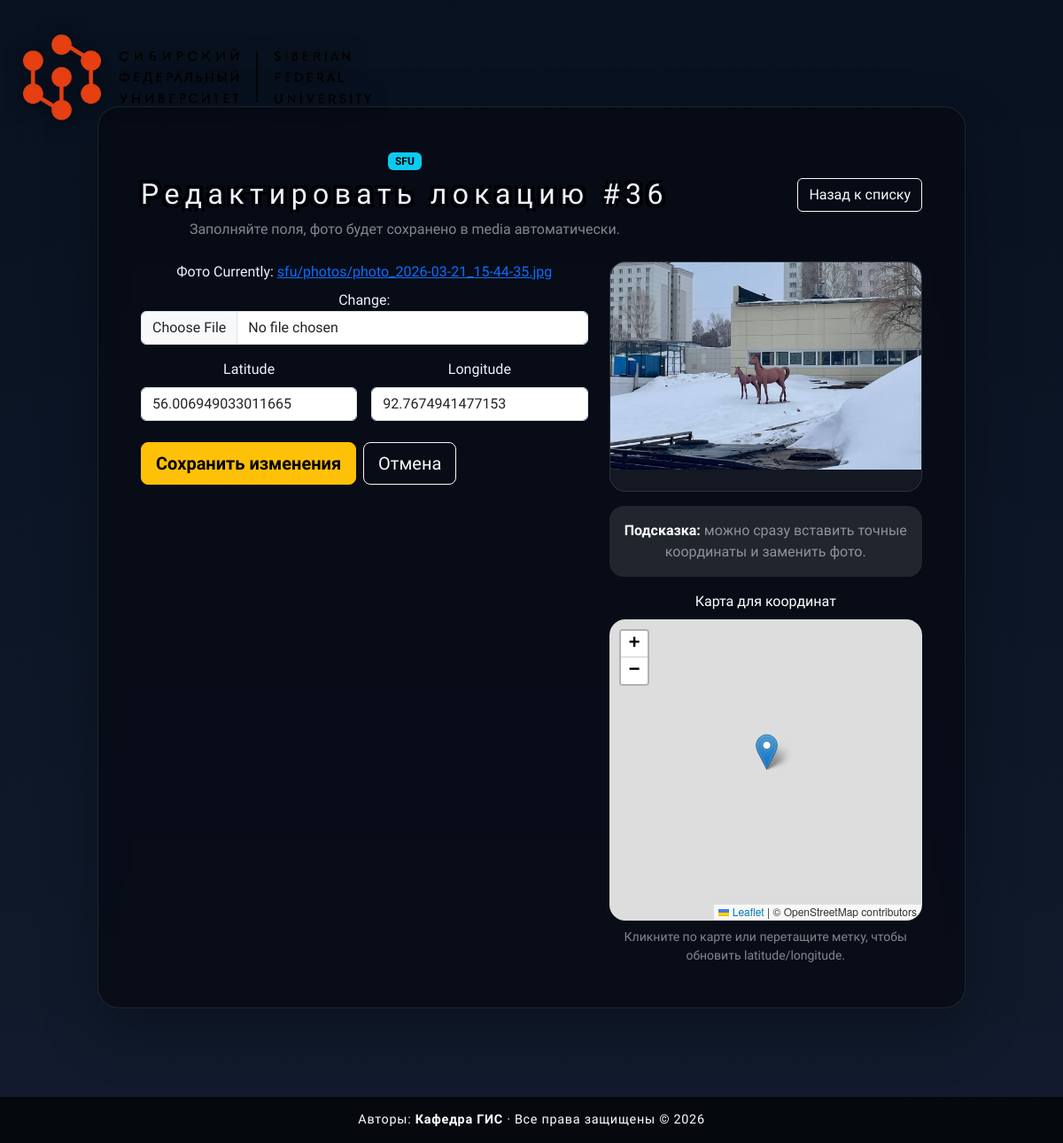
The page /locations/sfu/36/edit/ on the database its author committed.
### mainpage/models.py (models this page shows, shortened)
class SfuLocation(models.Model):
    photo = models.ImageField(upload_to='sfu/photos/')  # фото места
    latitude = models.FloatField()  # широта
    longitude = models.FloatField()  # долгота

### mainpage/views.py (the view)
# urls.py: path('locations/<str:location_type>/<int:pk>/edit/', views.location_edit, name='location_edit'),
def location_edit(request, location_type, pk):
    location_type, config = _get_location_config(location_type)
    obj = get_object_or_404(config['model'], pk=pk)
    if request.method == 'POST':
        form = config['form'](request.POST, request.FILES, instance=obj)
        if form.is_valid():
            form.save()
            return redirect('location_dashboard')
    else:
        form = config['form'](instance=obj)
    return render(request, 'mainpage/location_form.html', {
        'form': form,
        'location_type_form': LocationTypeForm(initial={'location_type': location_type}),
        'location_type': location_type,
        'location_label': config['label'],
        'page_title': f'Редактировать локацию #{obj.pk}',
        'submit_label': 'Сохранить изменения',
        'is_edit': True,
        'object': obj,
    })

### mainpage/forms.py
class SfuLocationForm(BaseLocationForm):
    class Meta(BaseLocationForm.Meta):
        model = SfuLocation

class LocationTypeForm(forms.Form):
    location_type = forms.ChoiceField(
        choices=(
            ('sfu', 'SFU'),
            ('kras', 'Kras'),
        ),
        widget=forms.Select(attrs={'class': 'form-select'}),
        label='Тип локации',
    )

### mainpage/views.py (called while the page is built)
def _normalize_location_type(value):
    value = (value or 'sfu').strip().lower()
    return value if value in LOCATION_CONFIG else 'sfu'

def _get_location_config(location_type):
    normalized = _normalize_location_type(location_type)
    return normalized, LOCATION_CONFIG[normalized]

### mainpage/templates/mainpage/location_form.html (shortened to what this page needs)
{% load static %}
<!DOCTYPE html>
<html lang="ru">
<head>
    <link rel="stylesheet" href="https://cdn.jsdelivr.net/npm/bootstrap@5.3.3/dist/css/bootstrap.min.css">
    <link rel="stylesheet" href="{% static 'mainpage/style.css' %}">
    <link rel="stylesheet" href="https://unpkg.com/leaflet@1.9.4/dist/leaflet.css">
</head>
<body class="page-location-form">
    {% include 'mainpage/_institute_logo.html' %}
    <div class="form-shell">
        <div class="glass-card p-4 p-lg-5">
            <div class="d-flex flex-wrap justify-content-between align-items-center gap-3 mb-4">
                <div>
                    <span class="badge text-bg-info mb-2">{{ location_label }}</span>
                    <h1 class="h2 mb-2">{{ page_title }}</h1>
                    <p class="text-white-50 mb-0">Заполняйте поля, фото будет сохранено в media автоматически.</p>
                </div>
                <a href="{% url 'location_dashboard' %}" class="btn btn-outline-light">Назад к списку</a>
            </div>
            <div class="row g-4">
                <div class="col-lg-7">
                    <form method="post" enctype="multipart/form-data" class="needs-validation" novalidate>
                        <div class="mb-3">
                            <label class="form-label">Фото</label>
                            {{ form.photo }}
                        </div>
                        <div class="row g-3">
                            <div class="col-md-6">
                                <label class="form-label">Latitude</label>
                                {{ form.latitude }}
                            </div>
                            <div class="col-md-6">
                                <label class="form-label">Longitude</label>
                                {{ form.longitude }}
                            </div>
                        </div>
                        <div class="d-flex flex-wrap gap-2 mt-4">
                            <button class="btn btn-warning btn-lg fw-semibold" type="submit">{{ submit_label }}</button>
                            <a href="{% url 'location_dashboard' %}" class="btn btn-outline-light btn-lg">Отмена</a>
                        </div>
                    </form>
                </div>
                <div class="col-lg-5">
                    <div class="image-preview mb-3" id="image-preview">
                        {% if object and object.photo %}
                            <img src="{{ object.photo.url }}" alt="Текущее фото">
                        {% else %}
                            <div class="d-flex align-items-center justify-content-center h-100 text-white-50 p-4 text-center">
                                Предпросмотр появится после выбора изображения
                            </div>
                        {% endif %}
                    </div>
                    <div class="p-3 rounded-4 bg-white bg-opacity-10 text-white-50">
                        <strong class="text-white">Подсказка:</strong> можно сразу вставить точные координаты и заменить фото.
                    </div>
                    <div class="mt-3">
                        <label class="form-label text-white">Карта для координат</label>
                        <div id="edit-map"></div>
                        <div class="text-white-50 small mt-2">Кликните по карте или перетащите метку, чтобы обновить latitude/longitude.</div>
                    </div>
                </div>
            </div>
        </div>
    </div>
    {% include 'mainpage/_site_footer.html' %}
</body>
</html>

### static/mainpage/style.css (style rules this page uses)
*, *::before, *::after { box-sizing: border-box; }
:root { --site-footer-height: 72px; }
body { margin: 0; padding: 0; padding-bottom: calc(var(--site-footer-height) + env(safe-area-inset-bottom, 0px)); min-height: 100vh; min-height: 100dvh; height: 100vh; display: flex; flex-direction: column; justify-content: center; align-items: center; color: white; text-align: center; overflow: hidden; font-family: 'Exo 2', system-ui, sans-serif; font-weight: 500; -webkit-font-smoothing: antialiased; -moz-osx-font-smoothing: grayscale; position: relative; background: #000; }
h1 { font-family: 'Exo 2', system-ui, sans-serif; font-weight: 700; font-size: 4rem; margin: 0 0 60px 0; text-shadow: 4px 4px 0 #000, -4px -4px 0 #000, 4px -4px 0 #000, -4px 4px 0 #000; letter-spacing: 0.2em; line-height: 1.4; }

### mainpage/templates/mainpage/location_form.html (style rules this page uses)
body.page-location-form { display: block; align-items: stretch; justify-content: flex-start; overflow: auto !important; background: linear-gradient(180deg, #08111f 0%, #111b2d 100%); min-height: 100vh; height: auto; padding-bottom: calc(var(--site-footer-height) + 48px); }
.form-shell { width: min(980px, calc(100% - 24px)); margin: 0 auto; padding: 120px 0 32px; }
.glass-card { background: rgba(7, 11, 20, 0.80); border: 1px solid rgba(255, 255, 255, 0.10); border-radius: 24px; box-shadow: 0 24px 64px rgba(0, 0, 0, 0.26); color: #eef2ff; backdrop-filter: blur(14px); }
.image-preview { min-height: 260px; border-radius: 18px; overflow: hidden; border: 1px solid rgba(255, 255, 255, 0.10); background: rgba(255, 255, 255, 0.05); }
.image-preview img { width: 100%; height: 100%; object-fit: cover; }
#edit-map { min-height: 340px; height: 340px; border-radius: 18px; overflow: hidden; border: 1px solid rgba(255, 255, 255, 0.10); }

### rows shown on the page
SfuLocation: latitude "56.006949033011665", longitude "92.7674941477153", photo (picture)

### other values the page prints
{{ location_label }} "SFU"
{{ page_title }} "Редактировать локацию #36"
{{ submit_label }} "Сохранить изменения"
